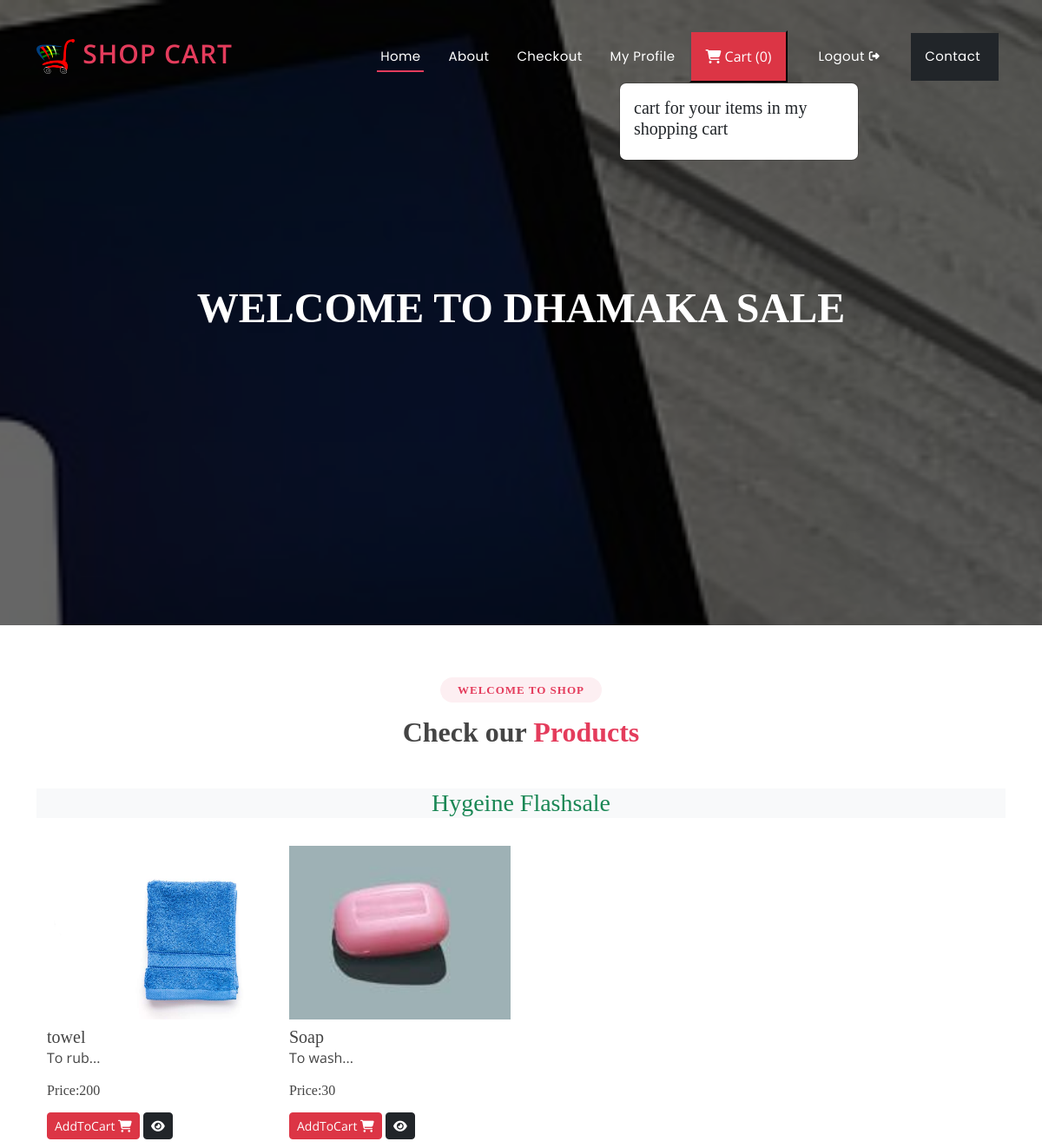
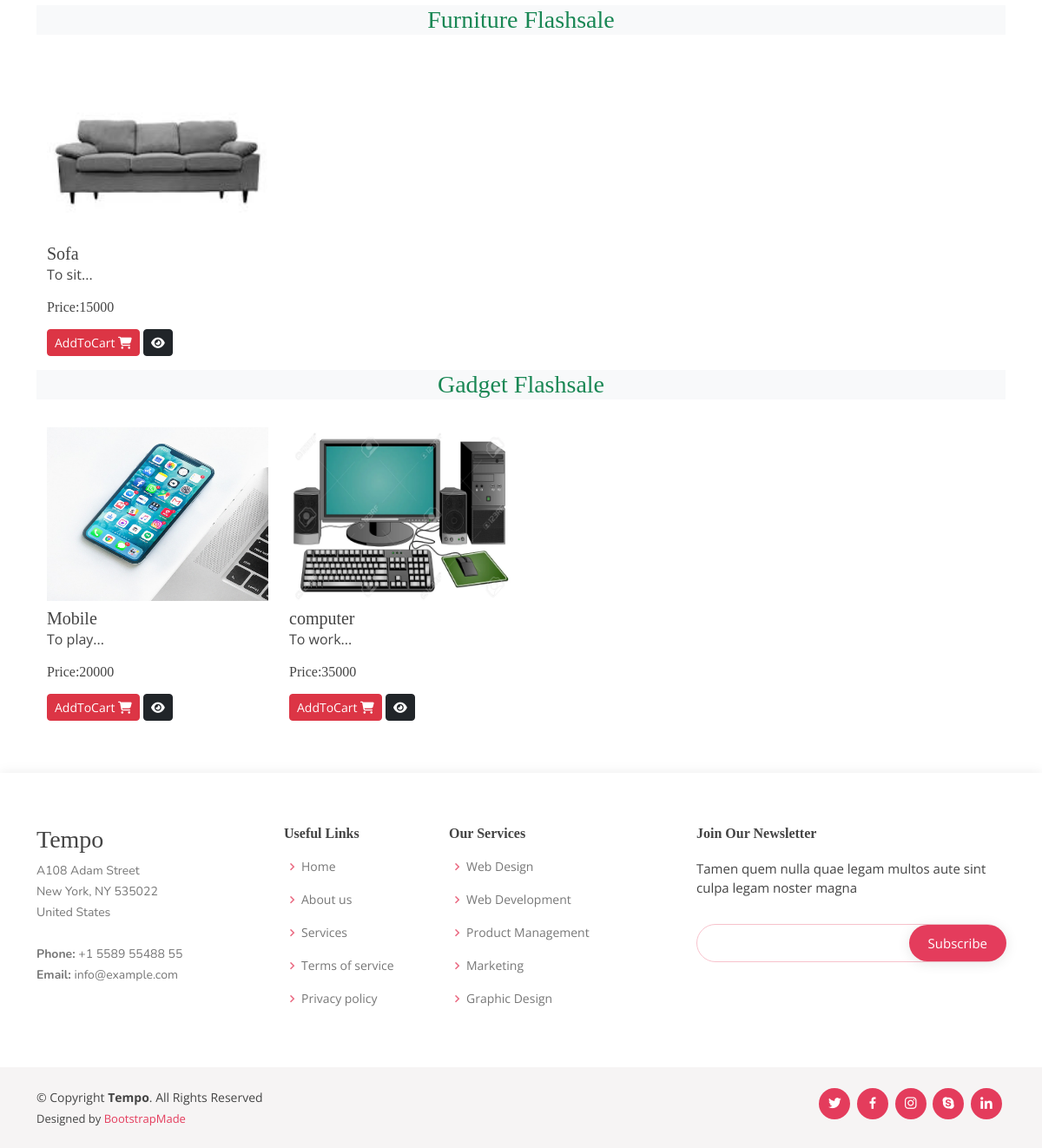
/ (signed in), run on the app's committed database (2 pictures, top to bottom).
### ecommerceapp/models.py (models this page shows, shortened)
class Product(models.Model):
    product_id = models.AutoField
    product_name = models.CharField(max_length=100)
    category = models.CharField(max_length=100, default="")
    subcategory = models.CharField(max_length=50, default="")
    price = models.IntegerField(default=0)
    desc = models.CharField(max_length=300)
    image = models.ImageField(upload_to='images/images')

### ecommerceapp/views.py (the view)
# urls.py: path('',views.index,name="index"),
@login_required(login_url="/auth/login/")
def index(request):
    allProds = []
    catprods = Product.objects.values('category','id')
    print(catprods)
    cats = {item['category'] for item in catprods}
    cats=list(cats)
    for cat in cats:
        if cat in cache:
            print('Fetching cached value with expiry time =',settings.CACHE_TTL,'seconds')
            prod=cache.get(cat)
        else:
            prod= Product.objects.filter(category=cat)
            cache.set(cat,prod)
        n=len(prod)
        nSlides = n // 4 + ceil((n / 4) - (n // 4))
        allProds.append([prod, range(1, nSlides), nSlides])
    params= {'allProds':allProds}
    return render(request,"index.html",params)

### templates/index.html (shortened to what this page needs)
{% extends 'base.html' %}
{% block content %}
<h1>Welcome to Dhamaka Sale</h1>
{% endblock content %}
{% block body %}
{% load static %}
<section id="portfolio" class="portfolio">
  <div class="container">
    <div class="section-title">
      <h2>Welcome to Shop</h2>
      <h3>Check our <span>Products</span></h3>
    </div>
    {% for product, range, nSlides in allProds %}
    <h3 class="my-3 text-center text-success bg-light">
      {{product.0.category}} Flashsale
    </h3>
    <div class="container">
      <div class="row">
        {% for i in product %}
        <div class="col-md-3 mt-3">
          <img src="/media/{{i.image}}" class="card-img-top" alt="not found" height="200px" width="150px" />
          <div class="card-body">
            <h5 class="card-title mt-2" id="namepr{{i.id}}">{{i.product_name}}</h5>
            <p class="card-text">{{i.desc|slice:"0:53"}}...</p>
            <h6 class="card-title mb-3">
              Price:<span id="pricepr{{i.id}}">{{i.price}}</span>
            </h6>
            <span id="divpr{{i.id}}" class="divpr">
              <button id="pr{{i.id}}" class="btn btn-danger cart btn-sm mt-0">
                AddToCart <i class="fa-solid fa-cart-shopping"></i>
              </button>
            </span>
            <a href="/media/{{i.image}}">
              <button class="btn btn-dark btn-sm cart"><i class="fa-solid fa-eye"></i></button></a
            >
          </div>
        </div>
        {% endfor %}
      </div>
    </div>
    {% endfor %}
  </div>
</section>
{% endblock body %}

### templates/base.html (shortened to what this page needs)
{% load static %}
<!DOCTYPE html>
<html lang="en">
<head>
  <link href="{% static '/assets/vendor/bootstrap/css/bootstrap.min.css' %}" rel="stylesheet">
  <link href="{% static '/assets/vendor/bootstrap-icons/bootstrap-icons.css' %}" rel="stylesheet">
  <link href="{% static '/assets/vendor/boxicons/css/boxicons.min.css' %}" rel="stylesheet">
  <link href="{% static '/assets/vendor/glightbox/css/glightbox.min.css' %}" rel="stylesheet">
  <link href="{% static '/assets/vendor/remixicon/remixicon.css' %}" rel="stylesheet">
  <link href="{% static '/assets/vendor/swiper/swiper-bundle.min.css' %}" rel="stylesheet">
  <link rel="stylesheet" href="https://cdnjs.cloudflare.com/ajax/libs/font-awesome/6.2.1/css/all.min.css" />
  <link href="{% static '/assets/css/style.css' %}" rel="stylesheet">
</head>
<body>
  <header id="header" class="fixed-top ">
    <div class="container d-flex align-items-center justify-content-between">
<a href="/" class="logo"><img src="{% static 'images/logo.png' %}" alt="" class="img-fluid"> Shop Cart</a>
      <nav id="navbar" class="navbar">
        <ul>
          <li><a class="nav-link scrollto active" href="/">Home</a></li>
          <li><a class="nav-link scrollto" href="/about">About</a></li>
          <li><a class="nav-link scrollto" href="/checkout">Checkout</a></li>
          <li><a class="nav-link scrollto" href="/profile">My Profile </a></li>
          <button type="button" class="nav-link scrollto bg-danger p-3 m-2 text-white" id="popcart" data-container="body" data-toggle="popover" data-placement="bottom" data-html="true" ><i class="fa-solid fa-cart-shopping"></i>  Cart (<span id="cart">0</span>)
          </button>
          {% if request.user.is_authenticated %}
          <li><a  class="nav-link scrollto" href="/auth/logout/">Logout
          </a></li>
          {% endif %}
          <li><a class="nav-link scrollto bg-dark p-3 m-2" href="/contact">Contact </a></li>
        </ul>
      </nav>
    </div>
  </header>
  <section id="hero">
    <div class="hero-container">
      {% block content %}
      {% endblock content %}
    </div>
  </section>
  <main id="main">
    {% block body %}
    {% endblock body %}
  </main>
  <footer id="footer">
    <div class="footer-top">
      <div class="container">
        <div class="row">
          <div class="col-lg-3 col-md-6 footer-contact">
            <h3>Tempo</h3>
            <p>
              A108 Adam Street <br>
              New York, NY 535022<br>
              United States <br><br>
              <strong>Phone:</strong> +1 5589 55488 55<br>
              <strong>Email:</strong> info@example.com<br>
            </p>
          </div>
          <div class="col-lg-2 col-md-6 footer-links">
            <h4>Useful Links</h4>
            <ul>
              <li><i class="bx bx-chevron-right"></i> <a href="/">Home</a></li>
              <li><i class="bx bx-chevron-right"></i> <a href="/about">About us</a></li>
              <li><i class="bx bx-chevron-right"></i> <a href="#">Services</a></li>
              <li><i class="bx bx-chevron-right"></i> <a href="#">Terms of service</a></li>
              <li><i class="bx bx-chevron-right"></i> <a href="#">Privacy policy</a></li>
            </ul>
          </div>
          <div class="col-lg-3 col-md-6 footer-links">
            <h4>Our Services</h4>
            <ul>
              <li><i class="bx bx-chevron-right"></i> <a href="#">Web Design</a></li>
              <li><i class="bx bx-chevron-right"></i> <a href="#">Web Development</a></li>
              <li><i class="bx bx-chevron-right"></i> <a href="#">Product Management</a></li>
              <li><i class="bx bx-chevron-right"></i> <a href="#">Marketing</a></li>
              <li><i class="bx bx-chevron-right"></i> <a href="#">Graphic Design</a></li>
            </ul>
          </div>
          <div class="col-lg-4 col-md-6 footer-newsletter">
            <h4>Join Our Newsletter</h4>
            <p>Tamen quem nulla quae legam multos aute sint culpa legam noster magna</p>
            <form action="" method="post">
              <input type="email" name="email"><input type="submit" value="Subscribe">
            </form>
          </div>
        </div>
      </div>
    </div>
    <div class="container d-md-flex py-4">
      <div class="me-md-auto text-center text-md-start">
        <div class="copyright">
          &copy; Copyright <strong><span>Tempo</span></strong>. All Rights Reserved
        </div>
        <div class="credits">
          Designed by <a href="https://bootstrapmade.com/">BootstrapMade</a>
        </div>
      </div>
      <div class="social-links text-center text-md-right pt-3 pt-md-0">
        <a href="#" class="twitter"><i class="bx bxl-twitter"></i></a>
        <a href="#" class="facebook"><i class="bx bxl-facebook"></i></a>
        <a href="#" class="instagram"><i class="bx bxl-instagram"></i></a>
        <a href="#" class="google-plus"><i class="bx bxl-skype"></i></a>
        <a href="#" class="linkedin"><i class="bx bxl-linkedin"></i></a>
      </div>
    </div>
  </footer>
</body>
</html>

### data on the page
Product: category "Hygeine", image (picture), product_name "towel", desc "To rub", price "200"
Product: image (picture), product_name "Soap", desc "To wash", price "30"
Product: category "Furniture", image (picture), product_name "Sofa", desc "To sit", price "15000"
Product: category "Gadget", image (picture), product_name "Mobile", desc "To play", price "20000"
Product: image (picture), product_name "computer", desc "To work", price "35000"
